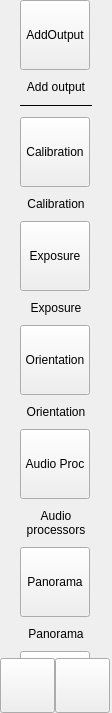
<?xml version="1.0" encoding="UTF-8"?>
<ui version="4.0">
 <class>OutputControlsPanelClass</class>
 <widget class="QFrame" name="OutputControlsPanelClass">
  <property name="geometry">
   <rect>
    <x>0</x>
    <y>0</y>
    <width>112</width>
    <height>713</height>
   </rect>
  </property>
  <property name="minimumSize">
   <size>
    <width>112</width>
    <height>0</height>
   </size>
  </property>
  <property name="maximumSize">
   <size>
    <width>112</width>
    <height>16777215</height>
   </size>
  </property>
  <property name="windowTitle">
   <string/>
  </property>
  <layout class="QVBoxLayout" name="mainLayout">
   <property name="spacing">
    <number>0</number>
   </property>
   <property name="leftMargin">
    <number>0</number>
   </property>
   <property name="topMargin">
    <number>0</number>
   </property>
   <property name="rightMargin">
    <number>0</number>
   </property>
   <property name="bottomMargin">
    <number>0</number>
   </property>
   <item>
    <widget class="QStackedWidget" name="stackedWidget">
     <property name="currentIndex">
      <number>0</number>
     </property>
     <widget class="QWidget" name="pageMain">
      <layout class="QVBoxLayout" name="verticalLayout">
       <property name="spacing">
        <number>0</number>
       </property>
       <property name="leftMargin">
        <number>0</number>
       </property>
       <property name="topMargin">
        <number>0</number>
       </property>
       <property name="rightMargin">
        <number>0</number>
       </property>
       <property name="bottomMargin">
        <number>0</number>
       </property>
       <item>
        <widget class="QScrollArea" name="scrollArea">
         <property name="frameShape">
          <enum>QFrame::NoFrame</enum>
         </property>
         <property name="lineWidth">
          <number>0</number>
         </property>
         <property name="verticalScrollBarPolicy">
          <enum>Qt::ScrollBarAlwaysOff</enum>
         </property>
         <property name="horizontalScrollBarPolicy">
          <enum>Qt::ScrollBarAlwaysOff</enum>
         </property>
         <property name="widgetResizable">
          <bool>true</bool>
         </property>
         <property name="alignment">
          <set>Qt::AlignCenter</set>
         </property>
         <widget class="QWidget" name="scrollAreaWidgetContents">
          <property name="geometry">
           <rect>
            <x>0</x>
            <y>0</y>
            <width>112</width>
            <height>656</height>
           </rect>
          </property>
          <layout class="QVBoxLayout" name="scrollAreaLayout">
           <property name="spacing">
            <number>10</number>
           </property>
           <property name="leftMargin">
            <number>20</number>
           </property>
           <property name="topMargin">
            <number>0</number>
           </property>
           <property name="rightMargin">
            <number>20</number>
           </property>
           <property name="bottomMargin">
            <number>0</number>
           </property>
           <item>
            <widget class="QPushButton" name="buttonNewOutput">
             <property name="minimumSize">
              <size>
               <width>70</width>
               <height>70</height>
              </size>
             </property>
             <property name="maximumSize">
              <size>
               <width>70</width>
               <height>70</height>
              </size>
             </property>
             <property name="focusPolicy">
              <enum>Qt::NoFocus</enum>
             </property>
             <property name="text">
              <string notr="true">AddOutput</string>
             </property>
            </widget>
           </item>
           <item>
            <widget class="QLabel" name="labelNewOutput">
             <property name="text">
              <string>Add output</string>
             </property>
             <property name="alignment">
              <set>Qt::AlignCenter</set>
             </property>
            </widget>
           </item>
           <item>
            <widget class="Line" name="line">
             <property name="frameShadow">
              <enum>QFrame::Plain</enum>
             </property>
             <property name="orientation">
              <enum>Qt::Horizontal</enum>
             </property>
            </widget>
           </item>
           <item>
            <widget class="QPushButton" name="buttonCalibration">
             <property name="minimumSize">
              <size>
               <width>70</width>
               <height>70</height>
              </size>
             </property>
             <property name="maximumSize">
              <size>
               <width>70</width>
               <height>70</height>
              </size>
             </property>
             <property name="focusPolicy">
              <enum>Qt::NoFocus</enum>
             </property>
             <property name="text">
              <string notr="true">Calibration</string>
             </property>
            </widget>
           </item>
           <item>
            <widget class="QLabel" name="labelCalibration">
             <property name="text">
              <string>Calibration</string>
             </property>
             <property name="alignment">
              <set>Qt::AlignCenter</set>
             </property>
            </widget>
           </item>
           <item>
            <widget class="QPushButton" name="buttonExposure">
             <property name="minimumSize">
              <size>
               <width>70</width>
               <height>70</height>
              </size>
             </property>
             <property name="maximumSize">
              <size>
               <width>70</width>
               <height>70</height>
              </size>
             </property>
             <property name="focusPolicy">
              <enum>Qt::NoFocus</enum>
             </property>
             <property name="text">
              <string notr="true">Exposure</string>
             </property>
            </widget>
           </item>
           <item>
            <widget class="QLabel" name="labelExposure">
             <property name="text">
              <string>Exposure</string>
             </property>
             <property name="alignment">
              <set>Qt::AlignCenter</set>
             </property>
            </widget>
           </item>
           <item>
            <widget class="QPushButton" name="buttonOrientation">
             <property name="minimumSize">
              <size>
               <width>70</width>
               <height>70</height>
              </size>
             </property>
             <property name="maximumSize">
              <size>
               <width>70</width>
               <height>70</height>
              </size>
             </property>
             <property name="focusPolicy">
              <enum>Qt::NoFocus</enum>
             </property>
             <property name="text">
              <string notr="true">Orientation</string>
             </property>
             <property name="checkable">
              <bool>true</bool>
             </property>
            </widget>
           </item>
           <item>
            <widget class="QLabel" name="labelOrientation">
             <property name="text">
              <string>Orientation</string>
             </property>
             <property name="alignment">
              <set>Qt::AlignCenter</set>
             </property>
            </widget>
           </item>
           <item>
            <widget class="QPushButton" name="buttonAudioProcessors">
             <property name="minimumSize">
              <size>
               <width>70</width>
               <height>70</height>
              </size>
             </property>
             <property name="maximumSize">
              <size>
               <width>70</width>
               <height>70</height>
              </size>
             </property>
             <property name="text">
              <string>Audio Proc</string>
             </property>
            </widget>
           </item>
           <item>
            <widget class="QLabel" name="labelAudioProcessors">
             <property name="text">
              <string>Audio
processors</string>
             </property>
             <property name="alignment">
              <set>Qt::AlignCenter</set>
             </property>
            </widget>
           </item>
           <item>
            <widget class="QPushButton" name="buttonPanorama">
             <property name="minimumSize">
              <size>
               <width>70</width>
               <height>70</height>
              </size>
             </property>
             <property name="maximumSize">
              <size>
               <width>70</width>
               <height>70</height>
              </size>
             </property>
             <property name="focusPolicy">
              <enum>Qt::NoFocus</enum>
             </property>
             <property name="text">
              <string notr="true">Panorama</string>
             </property>
            </widget>
           </item>
           <item>
            <widget class="QLabel" name="labelPanorama">
             <property name="text">
              <string>Panorama</string>
             </property>
             <property name="alignment">
              <set>Qt::AlignCenter</set>
             </property>
            </widget>
           </item>
           <item>
            <widget class="QPushButton" name="buttonSnapshot">
             <property name="minimumSize">
              <size>
               <width>70</width>
               <height>70</height>
              </size>
             </property>
             <property name="maximumSize">
              <size>
               <width>70</width>
               <height>70</height>
              </size>
             </property>
             <property name="focusPolicy">
              <enum>Qt::NoFocus</enum>
             </property>
             <property name="text">
              <string notr="true">Snapshot</string>
             </property>
            </widget>
           </item>
           <item>
            <widget class="QLabel" name="labelSnapshot">
             <property name="text">
              <string>Snapshot</string>
             </property>
             <property name="alignment">
              <set>Qt::AlignCenter</set>
             </property>
            </widget>
           </item>
           <item>
            <spacer name="verticalSpacer">
             <property name="orientation">
              <enum>Qt::Vertical</enum>
             </property>
             <property name="sizeHint" stdset="0">
              <size>
               <width>20</width>
               <height>40</height>
              </size>
             </property>
            </spacer>
           </item>
          </layout>
         </widget>
        </widget>
       </item>
       <item>
        <layout class="QHBoxLayout" name="horizontalLayout">
         <property name="spacing">
          <number>0</number>
         </property>
         <item>
          <widget class="QPushButton" name="buttonScrollUp">
           <property name="minimumSize">
            <size>
             <width>55</width>
             <height>55</height>
            </size>
           </property>
           <property name="maximumSize">
            <size>
             <width>55</width>
             <height>55</height>
            </size>
           </property>
           <property name="text">
            <string notr="true"/>
           </property>
          </widget>
         </item>
         <item>
          <widget class="QPushButton" name="buttonScrollDown">
           <property name="minimumSize">
            <size>
             <width>55</width>
             <height>55</height>
            </size>
           </property>
           <property name="maximumSize">
            <size>
             <width>55</width>
             <height>55</height>
            </size>
           </property>
           <property name="text">
            <string notr="true"/>
           </property>
          </widget>
         </item>
        </layout>
       </item>
      </layout>
     </widget>
     <widget class="QWidget" name="pageCalibration">
      <layout class="QVBoxLayout" name="verticalLayout_2">
       <property name="spacing">
        <number>10</number>
       </property>
       <property name="leftMargin">
        <number>20</number>
       </property>
       <property name="topMargin">
        <number>0</number>
       </property>
       <property name="rightMargin">
        <number>20</number>
       </property>
       <property name="bottomMargin">
        <number>15</number>
       </property>
       <item>
        <widget class="QPushButton" name="buttonCropInputs">
         <property name="minimumSize">
          <size>
           <width>70</width>
           <height>70</height>
          </size>
         </property>
         <property name="maximumSize">
          <size>
           <width>70</width>
           <height>70</height>
          </size>
         </property>
         <property name="focusPolicy">
          <enum>Qt::NoFocus</enum>
         </property>
         <property name="text">
          <string>Crop</string>
         </property>
        </widget>
       </item>
       <item>
        <widget class="QLabel" name="labelCropInputs">
         <property name="text">
          <string>Crop</string>
         </property>
         <property name="alignment">
          <set>Qt::AlignCenter</set>
         </property>
        </widget>
       </item>
       <item>
        <widget class="QPushButton" name="buttonCalibrationImprove">
         <property name="minimumSize">
          <size>
           <width>70</width>
           <height>70</height>
          </size>
         </property>
         <property name="maximumSize">
          <size>
           <width>70</width>
           <height>70</height>
          </size>
         </property>
         <property name="focusPolicy">
          <enum>Qt::NoFocus</enum>
         </property>
         <property name="text">
          <string notr="true">Improve</string>
         </property>
        </widget>
       </item>
       <item>
        <widget class="QLabel" name="labelCalibrationImprove">
         <property name="text">
          <string>Improve</string>
         </property>
         <property name="alignment">
          <set>Qt::AlignCenter</set>
         </property>
        </widget>
       </item>
       <item>
        <widget class="QPushButton" name="buttonCalibrationToggleControlPoints">
         <property name="minimumSize">
          <size>
           <width>70</width>
           <height>70</height>
          </size>
         </property>
         <property name="maximumSize">
          <size>
           <width>70</width>
           <height>70</height>
          </size>
         </property>
         <property name="focusPolicy">
          <enum>Qt::NoFocus</enum>
         </property>
         <property name="text">
          <string notr="true">Control points</string>
         </property>
         <property name="checkable">
          <bool>true</bool>
         </property>
        </widget>
       </item>
       <item>
        <widget class="QLabel" name="labelCalibrationToggleControlPoints">
         <property name="text">
          <string>Control points</string>
         </property>
         <property name="alignment">
          <set>Qt::AlignCenter</set>
         </property>
        </widget>
       </item>
       <item>
        <widget class="QPushButton" name="buttonCalibrationClear">
         <property name="minimumSize">
          <size>
           <width>70</width>
           <height>70</height>
          </size>
         </property>
         <property name="maximumSize">
          <size>
           <width>70</width>
           <height>70</height>
          </size>
         </property>
         <property name="focusPolicy">
          <enum>Qt::NoFocus</enum>
         </property>
         <property name="text">
          <string notr="true">Reset</string>
         </property>
        </widget>
       </item>
       <item>
        <widget class="QLabel" name="labelCalibrationClear">
         <property name="text">
          <string>Reset</string>
         </property>
         <property name="alignment">
          <set>Qt::AlignCenter</set>
         </property>
        </widget>
       </item>
       <item>
        <widget class="QPushButton" name="buttonCalibrationAdapt">
         <property name="minimumSize">
          <size>
           <width>70</width>
           <height>70</height>
          </size>
         </property>
         <property name="maximumSize">
          <size>
           <width>70</width>
           <height>70</height>
          </size>
         </property>
         <property name="focusPolicy">
          <enum>Qt::NoFocus</enum>
         </property>
         <property name="text">
          <string notr="true">Adapt</string>
         </property>
        </widget>
       </item>
       <item>
        <widget class="QLabel" name="labelCalibrationAdapt">
         <property name="text">
          <string>Adapt</string>
         </property>
         <property name="alignment">
          <set>Qt::AlignCenter</set>
         </property>
        </widget>
       </item>
       <item>
        <spacer name="verticalSpacer_3">
         <property name="orientation">
          <enum>Qt::Vertical</enum>
         </property>
         <property name="sizeHint" stdset="0">
          <size>
           <width>67</width>
           <height>40</height>
          </size>
         </property>
        </spacer>
       </item>
       <item>
        <widget class="QPushButton" name="buttonCalibrationBack">
         <property name="minimumSize">
          <size>
           <width>70</width>
           <height>70</height>
          </size>
         </property>
         <property name="maximumSize">
          <size>
           <width>70</width>
           <height>70</height>
          </size>
         </property>
         <property name="focusPolicy">
          <enum>Qt::NoFocus</enum>
         </property>
         <property name="text">
          <string notr="true">Back</string>
         </property>
        </widget>
       </item>
      </layout>
     </widget>
     <widget class="QWidget" name="pageExposure">
      <layout class="QVBoxLayout" name="verticalLayout_3">
       <property name="spacing">
        <number>10</number>
       </property>
       <property name="leftMargin">
        <number>20</number>
       </property>
       <property name="topMargin">
        <number>0</number>
       </property>
       <property name="rightMargin">
        <number>20</number>
       </property>
       <property name="bottomMargin">
        <number>15</number>
       </property>
       <item>
        <widget class="QPushButton" name="buttonExposureApply">
         <property name="minimumSize">
          <size>
           <width>70</width>
           <height>70</height>
          </size>
         </property>
         <property name="maximumSize">
          <size>
           <width>70</width>
           <height>70</height>
          </size>
         </property>
         <property name="focusPolicy">
          <enum>Qt::NoFocus</enum>
         </property>
         <property name="text">
          <string notr="true">Apply</string>
         </property>
         <property name="checkable">
          <bool>true</bool>
         </property>
        </widget>
       </item>
       <item>
        <widget class="QLabel" name="labelExposureApply">
         <property name="text">
          <string>Apply</string>
         </property>
         <property name="alignment">
          <set>Qt::AlignCenter</set>
         </property>
        </widget>
       </item>
       <item>
        <widget class="QPushButton" name="buttonExposureClear">
         <property name="minimumSize">
          <size>
           <width>70</width>
           <height>70</height>
          </size>
         </property>
         <property name="maximumSize">
          <size>
           <width>70</width>
           <height>70</height>
          </size>
         </property>
         <property name="text">
          <string notr="true">Clear</string>
         </property>
        </widget>
       </item>
       <item>
        <widget class="QLabel" name="labelExposureClear">
         <property name="text">
          <string>Clear</string>
         </property>
         <property name="alignment">
          <set>Qt::AlignCenter</set>
         </property>
        </widget>
       </item>
       <item>
        <widget class="QPushButton" name="buttonExposureSettings">
         <property name="minimumSize">
          <size>
           <width>70</width>
           <height>70</height>
          </size>
         </property>
         <property name="maximumSize">
          <size>
           <width>70</width>
           <height>70</height>
          </size>
         </property>
         <property name="text">
          <string notr="true">Settings</string>
         </property>
        </widget>
       </item>
       <item>
        <widget class="QLabel" name="labelExposureSettings">
         <property name="text">
          <string>Settings</string>
         </property>
         <property name="alignment">
          <set>Qt::AlignCenter</set>
         </property>
        </widget>
       </item>
       <item>
        <spacer name="verticalSpacer_2">
         <property name="orientation">
          <enum>Qt::Vertical</enum>
         </property>
         <property name="sizeHint" stdset="0">
          <size>
           <width>20</width>
           <height>111</height>
          </size>
         </property>
        </spacer>
       </item>
       <item>
        <widget class="QPushButton" name="buttonExposureBack">
         <property name="minimumSize">
          <size>
           <width>70</width>
           <height>70</height>
          </size>
         </property>
         <property name="maximumSize">
          <size>
           <width>70</width>
           <height>70</height>
          </size>
         </property>
         <property name="focusPolicy">
          <enum>Qt::NoFocus</enum>
         </property>
         <property name="text">
          <string notr="true">Back</string>
         </property>
        </widget>
       </item>
      </layout>
     </widget>
    </widget>
   </item>
  </layout>
 </widget>
 <resources/>
 <connections/>
</ui>
